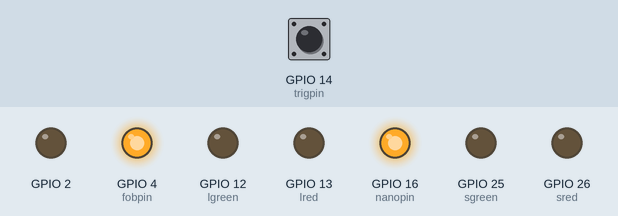
This sketch was run on a simulated ESP32. On the bench: output pins drawn as LEDs (lit = HIGH). Dashed ring = blinking. The test bench sets the inputs (shaded band); at power-on: GPIO 14 (trigpin) HIGH. What the sketch prints to the serial monitor is not drawn.

Above: at 2.2 s.
2.3 s: GPIO 14 (trigpin) driven LOW
At 2.7 s:
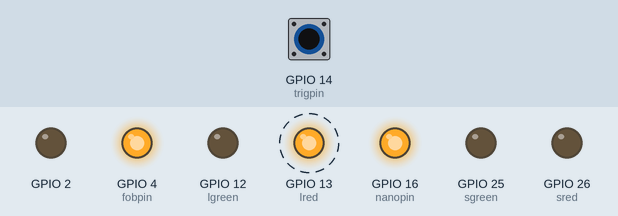
5.3 s: GPIO 14 (trigpin) driven HIGH
At 6.0 s:
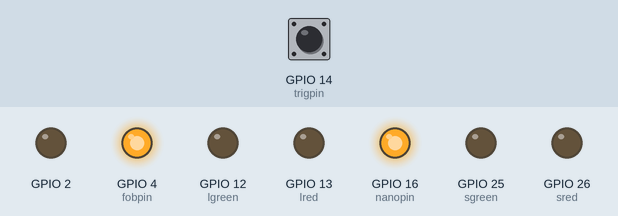
6.8 s: GPIO 14 (trigpin) pulsed LOW 2 times (0.12 s each, 0.3 s apart)
At 8.4 s:
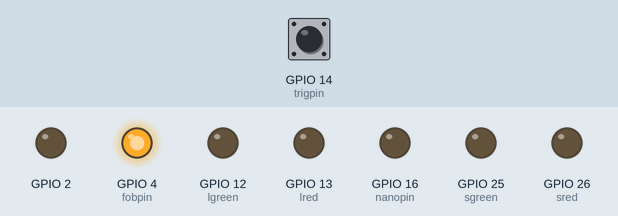
Timing chart, 0 to 28.3 s (numbered marks = the images above; inputs shaded):
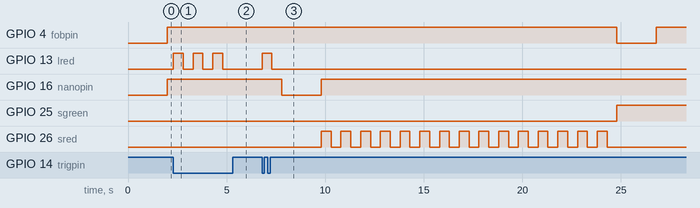

The sketch:

LIFT.ino
```cpp
const int lred = 13;
const int lgreen = 12;
const int sred = 26;
const int sgreen = 25;
const int trigpin = 14;
const int fobpin = 4;
const int nanopin = 16;

unsigned long startTime = millis(); // Record the start time
bool inputDetected = false;         // Flag to track if input becomes zero
void setup() {
  Serial.begin(115200);
  pinMode(lred, OUTPUT);
  pinMode(lgreen, OUTPUT);
  pinMode(sred, OUTPUT);
  pinMode(sgreen, OUTPUT);
  pinMode(trigpin, INPUT);
  pinMode(fobpin, OUTPUT);
  pinMode(nanopin, OUTPUT);
  pinMode(2,OUTPUT);
  delay(1000);
}

void loop() {
  delay(1000);
    while (digitalRead(trigpin) == HIGH){
      digitalWrite(nanopin,HIGH);
            digitalWrite(fobpin,HIGH);
            Serial.println("HIGH");

    }
    while (digitalRead(trigpin) == LOW)
    {
      blink();
    }


// Loop for up to 15 seconds
while (millis() - startTime < 15000) {
    if (digitalRead(trigpin) == LOW) { // Check if input becomes zero
       // blink();                        // Call the blink function
        inputDetected = true;           // Mark that input was detected
        break;                          // Exit the loop early
    }
}

// After the loop
if (inputDetected) {
    // Input became zero within 15 seconds
    blink();
} else {
    // Input did not become zero within 15 seconds
    digitalWrite(lred, LOW);   // Turn off the red LED
    digitalWrite(lgreen,HIGH);
}


    digitalWrite(nanopin,LOW);
    delay(2000);
    digitalWrite(nanopin,HIGH);
    for(int i=0;i<15;i++) {
        digitalWrite(sred,HIGH);
        delay(500);
        digitalWrite(sred,LOW);
        delay(500);
}
        digitalWrite(sgreen,HIGH);
    digitalWrite(fobpin,LOW);
    delay(2000);
    digitalWrite(fobpin,HIGH);
}
void blink()
{
      while(digitalRead(trigpin) == LOW){
      digitalWrite(lgreen, LOW);
      digitalWrite(sgreen, LOW);
      digitalWrite(2, LOW);

      digitalWrite(lred, HIGH);
      delay(500);
      digitalWrite(lred, LOW);
      delay(500);
      }
}
```

Measured:
- after the input at 2.3 s, GPIO 13 (lred): alternates HIGH for 0.50 s and LOW for 0.50 s, starting at once
- after the input at 5.3 s, GPIO 13 (lred): stays LOW (without the input it goes to HIGH after 0.00 s)
- after the input at 6.8 s, GPIO 4 (fobpin): HIGH → LOW after 18.0 s, → HIGH 2.0 s later; GPIO 12 (lgreen): stays LOW (without the input it goes to HIGH after 8.2 s); GPIO 13 (lred): LOW → HIGH at once, → LOW 0.50 s later; GPIO 25 (sgreen): LOW → HIGH after 18.0 s
